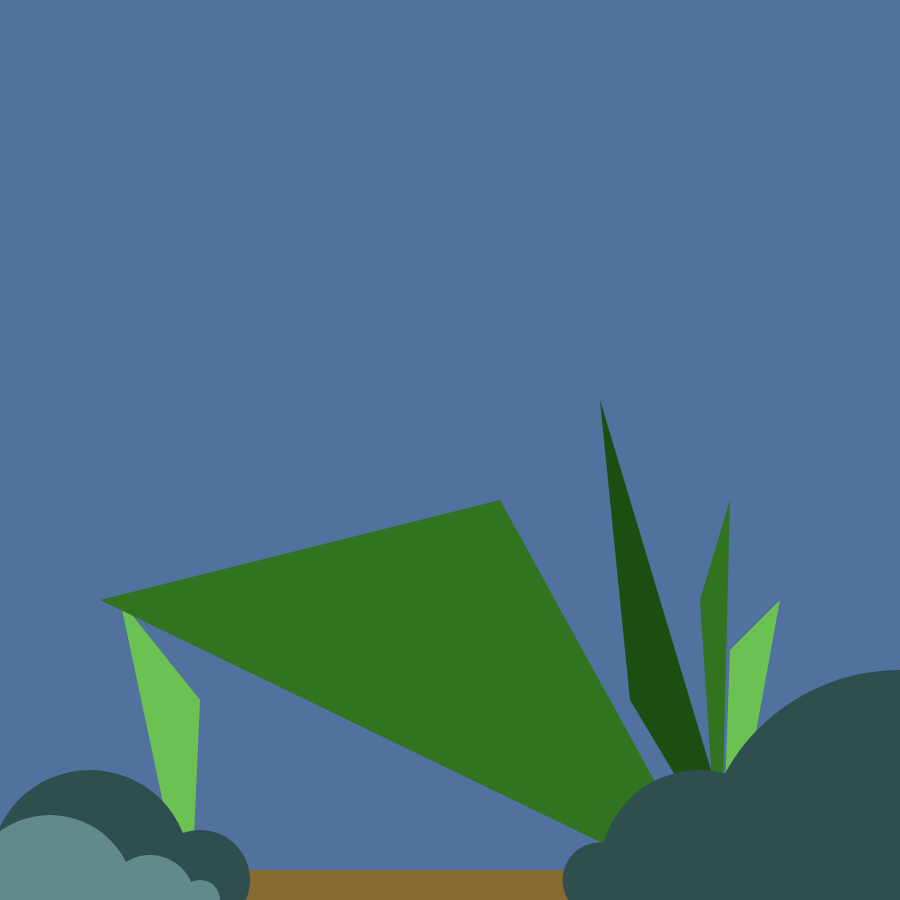
Frame 1 (no input)
Frame 60 (no input): identical to frame 1, image omitted
Frame 120 (the mouse pressed at the canvas centre since frame 60): identical to frame 1, image omitted

The p5.js sketch that drew this single still picture (run headless with seeded random() and noise() and a simulated clock; from frame 60 on, the mouse is pressed at the canvas centre):

// p5.js sketch
// ── sketch.js
// Interactive Scene Project (Rename Later)
// Miki Hoang
// February 11, 2026

// (Short Description Goes Here)


function setup() {
  createCanvas(900, 900);
}

function aqauriumBG1(){
  background("#51719e");
  noStroke();

  fill("#876a31"); // Sand
  rect(0, 870, 900, 500);

  fill("#1d4d10"); // Dark Seaweed (Right)
  triangle(600, 400, 630, 700, 750, 900);

  fill("#31731f"); // Medium Seaweed (Right)
  triangle(700, 600, 730, 500, 720, 900);

  fill("#6bc253"); // Light Seaweed (Right)
  triangle(730, 650, 780, 600, 720, 930);




  fill("#6bc253"); // Light Seaweed (Left)
  triangle(120, 600, 200, 700, 190, 930);

  fill("#31731f"); // Medium Seaweed (Left)
  triangle(100, 600, 500, 500, 720, 900);


  fill("#2F4F4F"); // Dark Rocks
  circle(90, 870, 200);
  circle(200, 880, 100);
  circle(900, 870, 400);
  circle(700, 870, 200);
  circle(600, 880, 75);

  fill("#638a8a"); // Light Rocks
  circle(50, 900, 170);
  circle(150, 900, 90);
  circle(200, 900, 40);
  


}


function draw() {
  aqauriumBG1();
}
